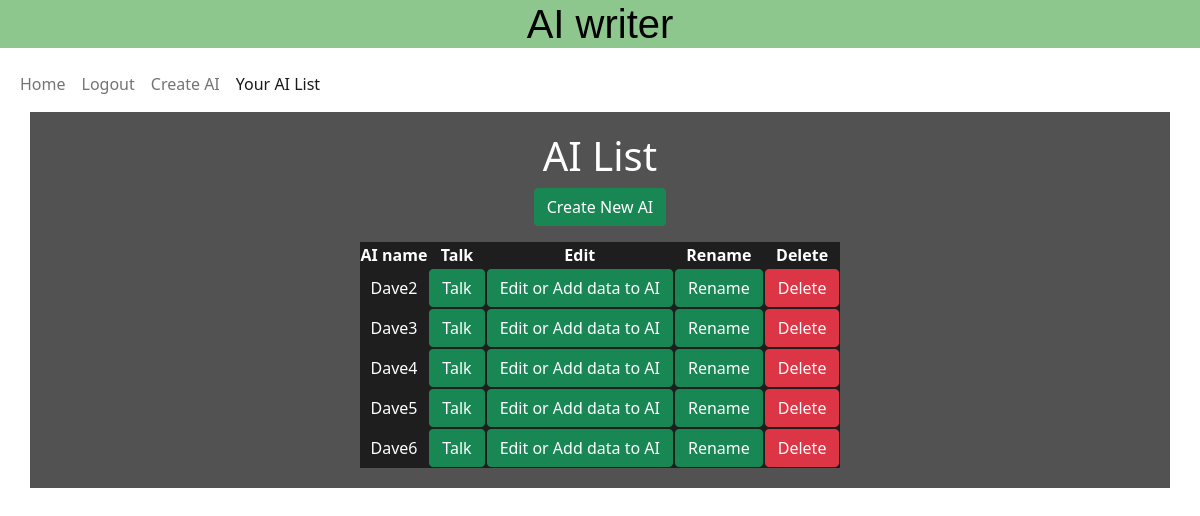
Page /create_AI/your_AI_list/ (signed in) on the earlier database version.
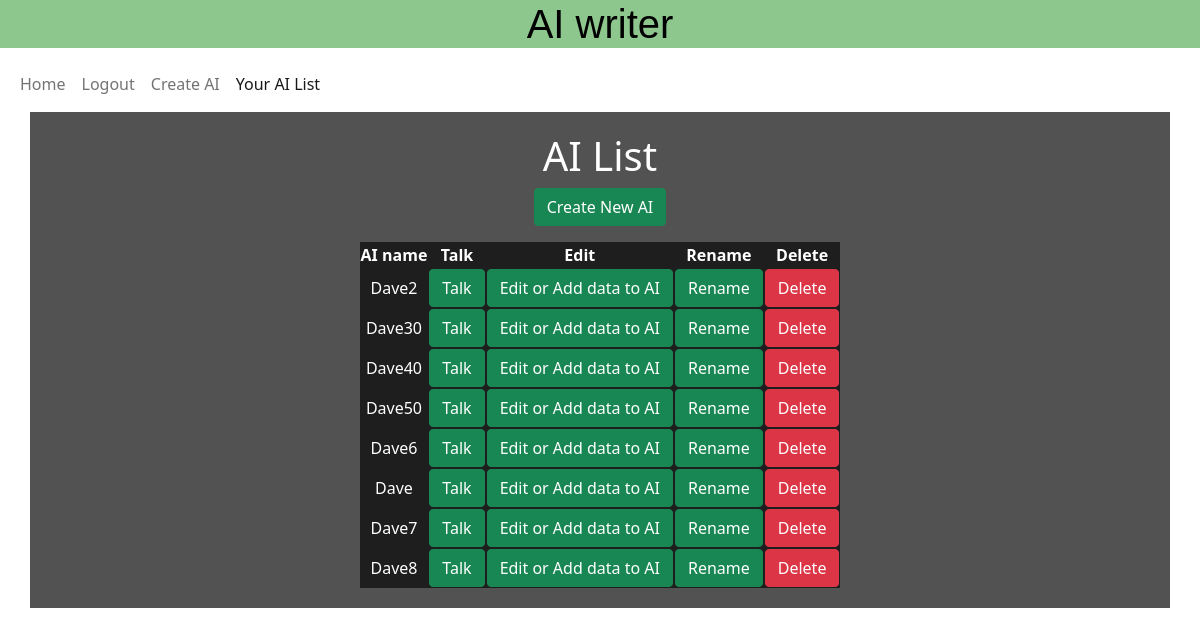
Same page on the later database version.
### create_AI/models.py (models this page shows)
class AI(models.Model):
    user = models.ForeignKey(User, on_delete=models.CASCADE)
    name = models.CharField(max_length=255)

### create_AI/views.py (the view)
# urls.py: path('your_AI_list/', your_AI_list, name='your_AI_list'),
def your_AI_list(request):
    AI_results = AI.objects.filter(Q(user_id=request.user.id)).values().order_by("id")
    context = {
        'AI_results': AI_results,
    }
    template ='your_AI_list.html'
    return render(request,template,context)

### create_AI/templates/your_AI_list.html
{% extends "base.html" %}
{% load static %}
{% block content %}
<div class="container" id="background_meal_list">
    <div class="row">
        <div class="standard col-12">
          <h1>AI List</h1>
          <p><a href="{% url 'AI_create' %}" class="btn btn-success" aria-label="Link with button class for creating a new AI">Create New AI</a></p>
          <table class="standard">
            <tr>
              <th> AI name</th>
              <th> Talk</th>
              <th> Edit </th>
              <th> Rename </th>
              <th> Delete</th>
            </tr>
            {% for AI in AI_results %}
              <tr>
                  <td class="padding4">{{AI.name}}</td>
                  <td class="padding4"><a href="{% url 'AI_writing' AI.id %}" class="btn btn-success" aria-label="Link with button class for talking to an AI">Talk</a></td>
                  <td class="padding4"><a href="{% url 'update_AI' AI.id %}" class="btn btn-success" aria-label="Link with button class for editing a AI">Edit or Add data to AI</a></td>
                  <td class="padding4"><a href="{% url 'AI_create2' AI.id %}" class="btn btn-success" aria-label="Link with button class for renaming a AI">Rename</a></td>
                  <td class="padding4"><a href="{% url 'AI_delete' AI.id %}" class="btn btn-danger" aria-label="Link with button class for deleting a AI">Delete</a></td>
              </tr>
            {% endfor %}
            </table>
        </div>
    </div>
</div>
{% endblock %}

Differences in the rows shown:
changed AI: name "Dave3" → "Dave30"
changed AI: name "Dave4" → "Dave40"
changed AI: name "Dave5" → "Dave50"
added AI: name "Dave"
added AI: name "Dave7"
added AI: name "Dave8"
